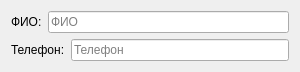
<?xml version="1.0" encoding="UTF-8"?>
<ui version="4.0">
 <class>CustomerWidget</class>
 <widget class="QWidget" name="CustomerWidget">
  <property name="geometry">
   <rect>
    <x>0</x>
    <y>0</y>
    <width>300</width>
    <height>64</height>
   </rect>
  </property>
  <property name="minimumSize">
   <size>
    <width>300</width>
    <height>0</height>
   </size>
  </property>
  <property name="maximumSize">
   <size>
    <width>16777215</width>
    <height>64</height>
   </size>
  </property>
  <property name="windowTitle">
   <string>Form</string>
  </property>
  <layout class="QGridLayout" name="gridLayout">
   <item row="0" column="0">
    <widget class="QLabel" name="labelName">
     <property name="text">
      <string>ФИО:</string>
     </property>
    </widget>
   </item>
   <item row="0" column="1" colspan="2">
    <widget class="QLineEdit" name="lineEditName">
     <property name="maxLength">
      <number>90</number>
     </property>
     <property name="placeholderText">
      <string>ФИО</string>
     </property>
    </widget>
   </item>
   <item row="1" column="0" colspan="2">
    <widget class="QLabel" name="labelPhone">
     <property name="text">
      <string>Телефон:</string>
     </property>
    </widget>
   </item>
   <item row="1" column="2">
    <widget class="QLineEdit" name="lineEditPhone">
     <property name="maxLength">
      <number>40</number>
     </property>
     <property name="placeholderText">
      <string>Телефон</string>
     </property>
    </widget>
   </item>
  </layout>
 </widget>
 <resources/>
 <connections/>
</ui>
